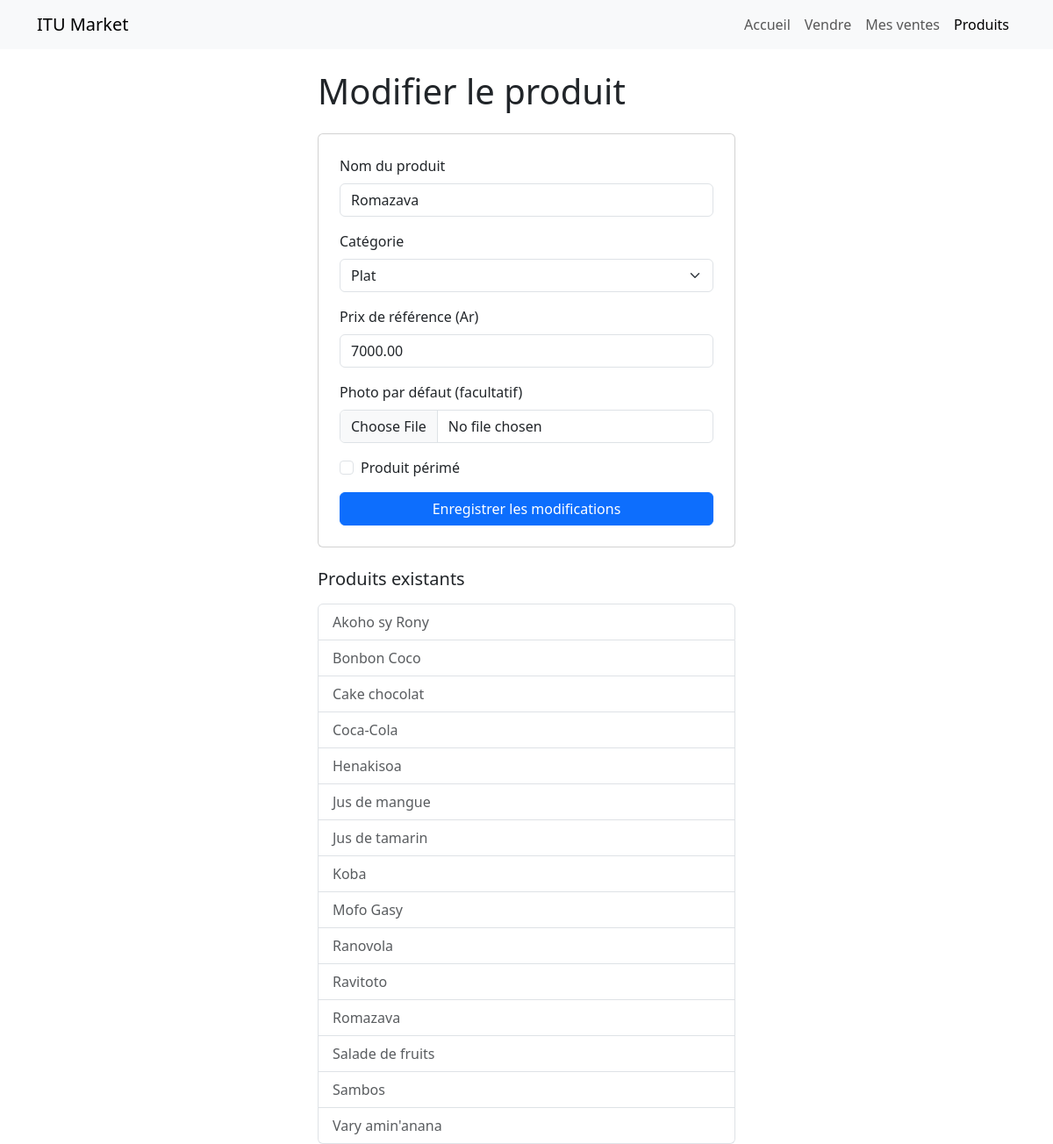
The page /pages/produit.php?id_produit=1 on the database its author committed.
### tables this page shows
CREATE TABLE produit(
    id_produit INT AUTO_INCREMENT PRIMARY KEY,
    nom VARCHAR(100) NOT NULL,
    id_categorie INT NOT NULL,
    prix_reference DECIMAL(10,2) NOT NULL,
    image_defaut VARCHAR(255) DEFAULT 'uploads/defaut.jpg',
    FOREIGN KEY(id_categorie) REFERENCES categorie(id_categorie)
);

CREATE TABLE categorie(
    id_categorie INT AUTO_INCREMENT PRIMARY KEY,
    nom_categorie VARCHAR(50) NOT NULL
);

### inc/functions.php (called while the page is built, shortened)
<?php
include_once 'connection.php';
function get_all_lines($sql){
    $req = mysqli_query(dbconnect(),$sql );
    $result = array();
    while ($line = mysqli_fetch_assoc($req)) {
        $result[] = $line;
    }
    return $result;
}
function get_one_line($sql){
    $req = mysqli_query(dbconnect(),$sql );
    $result = mysqli_fetch_assoc($req);
    return $result;
}
function get_all_produits(){
    $sql = "SELECT id_produit, nom FROM produit ORDER BY nom";
    return get_all_lines($sql);
}
function getAllCategories(){
    $sql = "SELECT id_categorie, nom_categorie FROM categorie ORDER BY nom_categorie";
    return get_all_lines($sql);
}
function getProduit($id_produit){
    $sql = "SELECT * FROM produit WHERE id_produit = '%s'";
    $sql = sprintf($sql, $id_produit);
    return get_one_line($sql);
}

### inc/connection.php (called while the page is built, shortened)
<?php
function dbconnect()
{
    static $connect = null;
    if ($connect === null) {
        $connect = mysqli_connect('localhost', 'root', '', 'itu_market');
        mysqli_set_charset($connect, 'utf8mb4');
    }
    return $connect;
}
?>

### pages/produit.php (the view, shortened to what this page needs)
<?php
include_once '../inc/functions.php';
$id_produit = $_GET['id_produit'] ?? null;
$produit    = $id_produit ? getProduit($id_produit) : null;
$categories = getAllCategories();
?>
<!DOCTYPE html>
<html lang="fr">
<head>
    <link rel="stylesheet" href="../bootstrap/css/bootstrap.min.css">
    <link rel="stylesheet" href="../bootstrap/font/bootstrap-icons.css">
    <link rel="stylesheet" href="../css/style.css">
</head>
<body>
    <nav class="navbar navbar-expand-lg navbar-light bg-light mb-4">
        <div class="container">
            <a class="navbar-brand" href="accueil.php">ITU Market</a>
            <div class="navbar-nav">
                <a class="nav-link" href="accueil.php">Accueil</a>
                <a class="nav-link" href="vendre.php">Vendre</a>
                <a class="nav-link" href="mes_ventes.php">Mes ventes</a>
                <a class="nav-link active" href="produit.php">Produits</a>
            </div>
        </div>
    </nav>
    <div class="container" style="max-width: 500px;">
        <h1 class="mb-4"><?php echo $id_produit ? 'Modifier le produit' : 'Ajouter un produit'; ?></h1>
        <form method="post" enctype="multipart/form-data" class="card p-4">
            <div class="mb-3">
                <label class="form-label">Nom du produit</label>
                <input type="text" name="nom" class="form-control"
                       value="<?php echo $produit['nom'] ?? ''; ?>" required>
            </div>
            <div class="mb-3">
                <label class="form-label">Catégorie</label>
                <select name="id_categorie" class="form-select" required>
                    <?php foreach ($categories as $categorie): ?>
                        <option value="<?php echo $categorie['id_categorie']; ?>"
                            <?php echo (isset($produit['id_categorie']) && $produit['id_categorie'] == $categorie['id_categorie']) ? 'selected' : ''; ?>>
                            <?php echo $categorie['nom_categorie']; ?>
                        </option>
                    <?php endforeach; ?>
                </select>
            </div>
            <div class="mb-3">
                <label class="form-label">Prix de référence (Ar)</label>
                <input type="number" name="prix_reference" class="form-control" min="0"
                       value="<?php echo $produit['prix_reference'] ?? '1000'; ?>" required>
            </div>
            <div class="mb-3">
                <label class="form-label">Photo par défaut (facultatif)</label>
                <input type="file" name="image_defaut" class="form-control" accept="image/*">
            </div>
            <div class="mb-3 form-check">
                <input type="checkbox" name="perime" class="form-check-input" id="perime"
                    <?php echo (!empty($produit['perime'])) ? 'checked' : ''; ?>>
                <label class="form-check-label" for="perime">Produit périmé</label>
            </div>
            <button type="submit" name="btn_enregistrer" class="btn btn-primary w-100">
                <?php echo $id_produit ? 'Enregistrer les modifications' : 'Ajouter le produit'; ?>
            </button>
        </form>
        <h2 class="h5 mt-4 mb-3">Produits existants</h2>
        <div class="list-group">
            <?php foreach (get_all_produits() as $p): ?>
                <a href="produit.php?id_produit=<?php echo $p['id_produit']; ?>"
                   class="list-group-item list-group-item-action d-flex justify-content-between align-items-center">
                    <?php echo $p['nom']; ?>
                </a>
            <?php endforeach; ?>
        </div>
    </div>
</body>
</html>

### rows shown on the page
produit: nom "Romazava", id_categorie "Plat", prix_reference "7000.00"
produit: nom "Akoho sy Rony"
produit: nom "Bonbon Coco"
produit: nom "Cake chocolat"
produit: nom "Coca-Cola"
produit: nom "Henakisoa"
produit: nom "Jus de mangue"
produit: nom "Jus de tamarin"
produit: nom "Koba"
produit: nom "Mofo Gasy"
produit: nom "Ranovola"
produit: nom "Ravitoto"
produit: nom "Salade de fruits"
produit: nom "Sambos"
produit: nom "Vary amin'anana"
